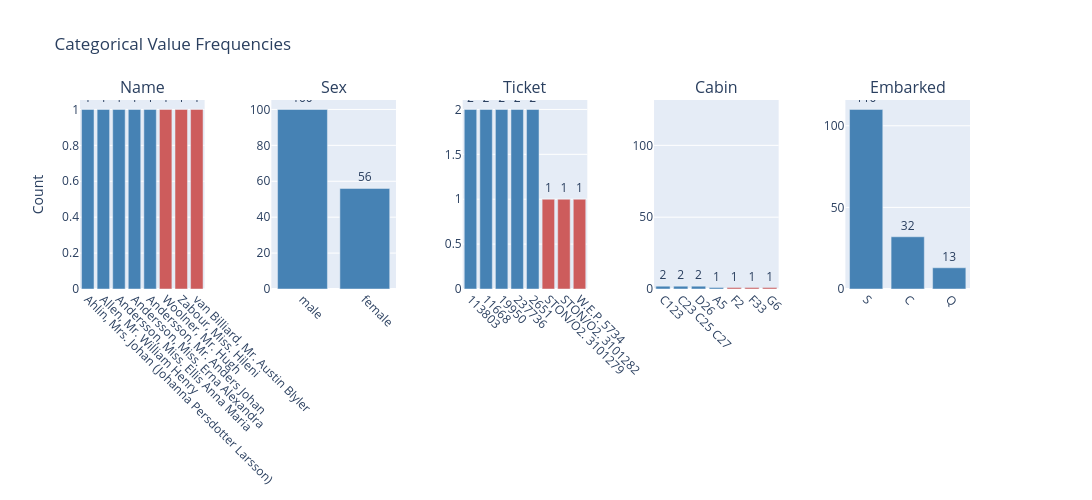

Here is the notebook cell this chart was saved with:
### Markdown cell above
### 4.4 Categorical frequencies — top and bottom categories

### Code cell
ps.cat_plot(df_titanic, top=5, bottom=3)

### Figure 1 — Plotly figure (JSON) as saved in the notebook; plotly's stock layout.template omitted (floating-point values rounded to 4 significant figures)
{"data": [{"hovertemplate": "<b>%{x}</b><br>Count: %{y}<extra></extra>", "marker": {"color": ["steelblue", "steelblue", "steelblue", "steelblue", "steelblue", "indianred", "indianred", "indianred"]}, "showlegend": false, "text": ["1", "1", "1", "1", "1", "1", "1", "1"], "textposition": "outside", "type": "bar", "x": ["Ahlin, Mrs. Johan (Johanna Persdotter Larsson)", "Allen, Mr. William Henry", "Andersson, Miss. Ellis Anna Maria", "Andersson, Miss. Erna Alexandra", "Andersson, Mr. Anders Johan", "Woolner, Mr. Hugh", "Zabour, Miss. Hileni", "van Billiard, Mr. Austin Blyler"], "xaxis": "x", "y": [1, 1, 1, 1, 1, 1, 1, 1], "yaxis": "y"}, {"hovertemplate": "<b>%{x}</b><br>Count: %{y}<extra></extra>", "marker": {"color": ["steelblue", "steelblue"]}, "showlegend": false, "text": ["100", "56"], "textposition": "outside", "type": "bar", "x": ["male", "female"], "xaxis": "x2", "y": [100, 56], "yaxis": "y2"}, {"hovertemplate": "<b>%{x}</b><br>Count: %{y}<extra></extra>", "marker": {"color": ["steelblue", "steelblue", "steelblue", "steelblue", "steelblue", "indianred", "indianred", "indianred"]}, "showlegend": false, "text": ["2", "2", "2", "2", "2", "1", "1", "1"], "textposition": "outside", "type": "bar", "x": ["113803", "11668", "19950", "237736", "2651", "STON/O2. 3101279", "STON/O2. 3101282", "W.E.P. 5734"], "xaxis": "x3", "y": [2, 2, 2, 2, 2, 1, 1, 1], "yaxis": "y3"}, {"hovertemplate": "<b>%{x}</b><br>Count: %{y}<extra></extra>", "marker": {"color": ["steelblue", "steelblue", "steelblue", "steelblue", "steelblue", "indianred", "indianred", "indianred"]}, "showlegend": false, "text": ["125", "2", "2", "2", "1", "1", "1", "1"], "textposition": "outside", "type": "bar", "x": [null, "C123", "C23 C25 C27", "D26", "A5", "F2", "F33", "G6"], "xaxis": "x4", "y": [125, 2, 2, 2, 1, 1, 1, 1], "yaxis": "y4"}, {"hovertemplate": "<b>%{x}</b><br>Count: %{y}<extra></extra>", "marker": {"color": ["steelblue", "steelblue", "steelblue", "steelblue"]}, "showlegend": false, "text": ["110", "32", "13", "1"], "textposition": "outside", "type": "bar", "x": ["S", "C", "Q", null], "xaxis": "x5", "y": [110, 32, 13, 1], "yaxis": "y5"}], "layout": {"annotations": [{"font": {"size": 16}, "showarrow": false, "text": "Name", "x": 0.07, "xanchor": "center", "xref": "paper", "y": 1.0, "yanchor": "bottom", "yref": "paper"}, {"font": {"size": 16}, "showarrow": false, "text": "Sex", "x": 0.285, "xanchor": "center", "xref": "paper", "y": 1.0, "yanchor": "bottom", "yref": "paper"}, {"font": {"size": 16}, "showarrow": false, "text": "Ticket", "x": 0.5, "xanchor": "center", "xref": "paper", "y": 1.0, "yanchor": "bottom", "yref": "paper"}, {"font": {"size": 16}, "showarrow": false, "text": "Cabin", "x": 0.715, "xanchor": "center", "xref": "paper", "y": 1.0, "yanchor": "bottom", "yref": "paper"}, {"font": {"size": 16}, "showarrow": false, "text": "Embarked", "x": 0.93, "xanchor": "center", "xref": "paper", "y": 1.0, "yanchor": "bottom", "yref": "paper"}], "height": 500, "showlegend": false, "title": {"text": "Categorical Value Frequencies"}, "width": 1500, "xaxis": {"anchor": "y", "domain": [0.0, 0.14], "tickangle": 45}, "xaxis2": {"anchor": "y2", "domain": [0.215, 0.355], "tickangle": 45}, "xaxis3": {"anchor": "y3", "domain": [0.43, 0.57], "tickangle": 45}, "xaxis4": {"anchor": "y4", "domain": [0.645, 0.785], "tickangle": 45}, "xaxis5": {"anchor": "y5", "domain": [0.86, 1.0], "tickangle": 45}, "yaxis": {"anchor": "x", "domain": [0.0, 1.0], "title": {"text": "Count"}}, "yaxis2": {"anchor": "x2", "domain": [0.0, 1.0], "title": {"text": ""}}, "yaxis3": {"anchor": "x3", "domain": [0.0, 1.0], "title": {"text": ""}}, "yaxis4": {"anchor": "x4", "domain": [0.0, 1.0], "title": {"text": ""}}, "yaxis5": {"anchor": "x5", "domain": [0.0, 1.0], "title": {"text": ""}}}}
